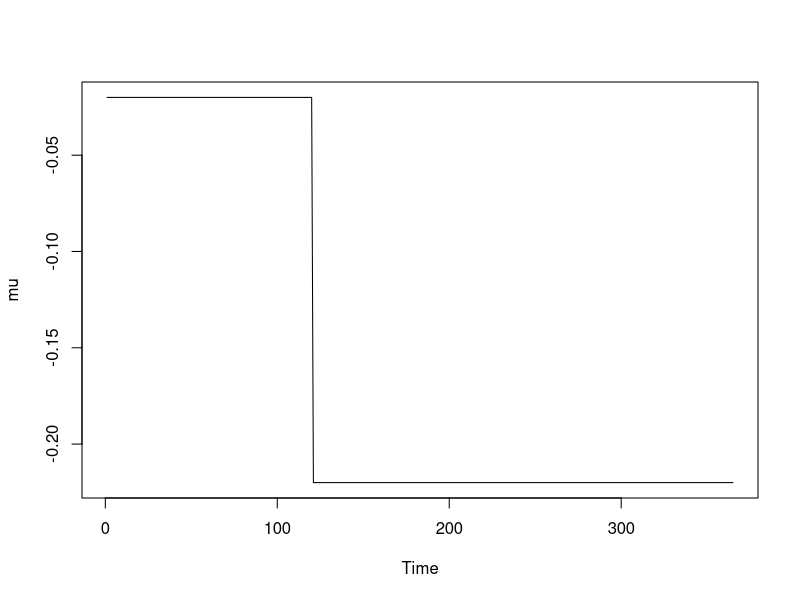
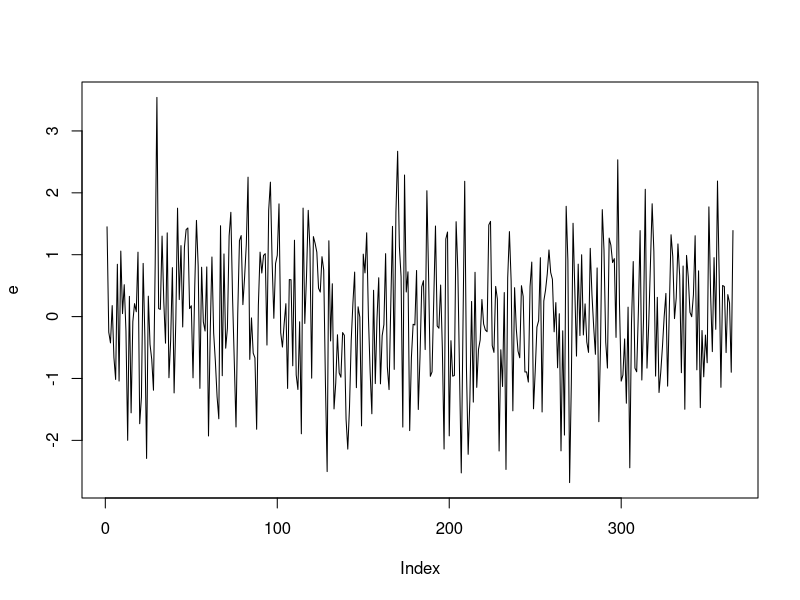

Generate these figures, in order, with R: (Note: this script raises an error after producing the figures.)
## ---- chunk 1
#Generating OU process-method 1
rm(list=ls())
require(deSolve)
set.seed(533)


#Simulate an O-U Process
ornstein_uhlenbeck <- function(n,theta,sigma,x0,lens,mu,e){
  dt <- 1
  x<-vector(length=lens)
  for (i in 1:n) {
    if (i==1){x[i]=x0}
    else{
      x[i]  <-  x[i-1] + theta*(mu[i-1]-x[i-1])*dt + sigma*e[i-1]}
  }
  
  return(x)
}
tims=365
times = 1:tims
  
  mu = vector(length=tims) 
  for (t in 1:tims) {
    if (t <= 120){
      mu[t]=-0.02      }                    #No lock-down policy
    else {mu[t]=-0.2-0.02 }                 #Lock-down policy
  }
  mu = ts(mu)
  plot(mu,type='l')
  e = rnorm(n = length(times) , sd = 1)
  plot(e,type='l')
  x = ornstein_uhlenbeck(tims, theta=0.05, sigma=sqrt(0.004), x0=0, tims,mu,e)
  plot(x,type='p',ylab=TeX(r"(OU process $X_{t}$)"),xlab="Time",col="darkred",main=TeX(r"(Generated OU process: $\theta=0.05$, $sigma=sqrt(0.004)$, $x_{0}=0$)"))
  lines(x,col="darkblue")
beta<- exp(x)
plot(beta,type='p',ylab=TeX(r"(Transmission rate $\beta$)"),xlab="time",col="darkred",main="COVIDOU model generated transmission rate")
lines(beta,col="darkblue")
  
## ---- chunk 2
#OU generation method 1-web check 1
#simulate 10 paths on interval [0,1] with 100 ts points
rm(list=ls())
require(deSolve)
# set.seed(541)
tims=1
times<-seq(0.01,1,1/100) 

e <- rnorm(n = 100 ,mean=0, sd = sqrt(1/100))
plot(e,type='l')

ornstein_uhlenbeck <- function(T,n,theta,sigma,x0,lens,mu,e){
  dt <- T/n
  x<-vector(length=lens)
  for (i in 1:n) {
    if (i==1){x[i]=x0}
    else{
      x[i]  <-  x[i-1] + theta*(mu-x[i-1])*dt + sigma*e[i-1]}
  }
  
  return(x)
}

ou<-replicate(n=10, ornstein_uhlenbeck(T=1,n=100,theta=1,sigma=0.5, x0=2, lens=100,mu=10,rnorm(n = 100 , sd = sqrt(1/100))))
tim<-replicate(n=10,times)
ous = ncol(ou)

for (i in 1:ous) {
  if (i == 1){
    plot(ou[,1], col=rainbow(1)[1], type = "l",
         ylim = c(min(ou), max(ou)),
         xlab = 'Time points', ylab = expression(X(t)),main="Ornstein Uhlenbeck process Monte Carlo tirals")
  }
  else{
    lines(ou[,i], col=rainbow(9)[i-1])
  }
}

## ---- chunk 3
#OU generation method 1-web check 2
#simulate 50 paths on interval [0,5] with 100 ts points
rm(list=ls())
require(deSolve)
# set.seed(541)
tims=5
times<-seq(0.05,5,5/100) 

e <- rnorm(n = 100 ,mean=0, sd = sqrt(5/100))
plot(e,type='l')

ornstein_uhlenbeck <- function(T,n,theta,sigma,x0,lens,mu,e){
  dt <- T/n
  x<-vector(length=lens)
  for (i in 1:n) {
    if (i==1){x[i]=x0}
    else{
      x[i]  <-  x[i-1] + theta*(mu-x[i-1])*dt + sigma*e[i-1]}
  }
  
  return(x)
}

ou<-replicate(n=50, ornstein_uhlenbeck(T=5,n=100,theta=1,sigma=0.5, x0=2, lens=100,mu=10,rnorm(n = 100 , sd = sqrt(5/100))))
tim<-replicate(n=50,times)
ous = ncol(ou)

for (i in 1:ous) {
  if (i == 1){
    plot(ou[,1], col=rainbow(1)[1], type = "l",
         ylim = c(min(ou), max(ou)),
         xlab = 'Time points', ylab = expression(X(t)),main="Ornstein Uhlenbeck process Monte Carlo tirals")
  }
  else{
    lines(ou[,i], col = rainbow(49)[i-1])
  }
}
# for (i in 1:ous) {
#   if (i == 1){
#     plot(ou[,1], col="darkseagreen", type = "l",
#          ylim = c(min(ou), max(ou)),
#          xlab = 'Time points', ylab = expression(X(t)),main="Ornstein Uhlenbeck process Monte Carlo tirals")
#   }
#   else{
#     lines(ou[,i], col="darkseagreen")
#   }
# }
## ---- chunk 4
#OU generation method 1-web check 3-long term behaviour
#simulate 100 paths on interval [0,1] with 100 ts points
rm(list=ls())
require(deSolve)
# set.seed(541)
tims=1
times<-seq(0.01,1,1/100) 

e <- rnorm(n = 100 ,mean=0, sd = sqrt(1/100))
plot(e,type='l')

ornstein_uhlenbeck <- function(T,n,theta,sigma,x0,lens,mu,e){
  dt <- T/n
  x<-vector(length=lens)
  for (i in 1:n) {
    if (i==1){x[i]=x0}
    else{
      x[i]  <-  x[i-1] + theta*(mu-x[i-1])*dt + sigma*e[i-1]}
  }
  
  return(x)
}

ou<-replicate(n=100, ornstein_uhlenbeck(T=1,n=100,theta=1,sigma=2, x0=1, lens=100,mu=10,rnorm(n = 100 , sd = sqrt(1/100))))
tim<-replicate(n=10,times)
ous = ncol(ou)
ou_mean=apply(ou,1,mean)
for (i in 1:ous) {
  if (i == 1){
    plot(ou[,1], col=rainbow(1)[1], type = "l",
         ylim = c(min(ou), max(ou)),
         xlab = 'Time points', ylab = expression(X(t)),main="Ornstein Uhlenbeck process Monte Carlo tirals")
  }
  else{
    lines(ou[,i], col=rainbow(99)[i-1])
  }
  lines(ou_mean,col="black",type="l")
  # lines(ou_mean,col="black",lty="dotdash")
}

#OU generation method 1-web check 3.continue-long term behaviour
#simulate 100 paths on interval [0,15] with 100 ts points
tims=15
times<-seq(0.15,15,15/100) 

e <- rnorm(n = 100 ,mean=0, sd = sqrt(15/100))
plot(e,type='l')

ornstein_uhlenbeck <- function(T,n,theta,sigma,x0,lens,mu,e){
  dt <- T/n
  x<-vector(length=lens)
  for (i in 1:n) {
    if (i==1){x[i]=x0}
    else{
      x[i]  <-  x[i-1] + theta*(mu-x[i-1])*dt + sigma*e[i-1]}
  }
  
  return(x)
}

ou<-replicate(n=100, ornstein_uhlenbeck(T=15,n=100,theta=1,sigma=2, x0=1, lens=100,mu=10,rnorm(n = 100 , sd = sqrt(15/100))))
ous = ncol(ou)
ou_mean=apply(ou,1,mean)
for (i in 1:ous) {
  if (i == 1){
    plot(ou[,1], col=rainbow(1)[1], type = "l",
         ylim = c(min(ou), max(ou)),
         xlab = 'Time points', ylab = expression(X(t)),main="Ornstein Uhlenbeck process Monte Carlo tirals")
  }
  else{
    lines(ou[,i], col=rainbow(99)[i-1])
  }
  lines(ou_mean,col="black",type="l")
  # lines(ou_mean,col="black",lty="dotdash")
}
## ---- chunk 5
#OU generation method 1-web check 4-Parameter theta impact on the speed of convergence
#exp1: fast converging 
#simulate 100 paths on interval [0,1] with 100 ts points: theta=5
rm(list=ls())
require(deSolve)
# set.seed(541)
tims=1
times<-seq(0.01,1,1/100) 

e <- rnorm(n = 100 ,mean=0, sd = sqrt(1/100))
plot(e,type='l')

ornstein_uhlenbeck <- function(T,n,theta,sigma,x0,lens,mu,e){
  dt <- T/n
  x<-vector(length=lens)
  for (i in 1:n) {
    if (i==1){x[i]=x0}
    else{
      x[i]  <-  x[i-1] + theta*(mu-x[i-1])*dt + sigma*e[i-1]}
  }
  
  return(x)
}

ou<-replicate(n=100, ornstein_uhlenbeck(T=1,n=100,theta=5,sigma=2, x0=1, lens=100,mu=10,rnorm(n = 100 , sd = sqrt(1/100))))
ous = ncol(ou)
ou_mean=apply(ou,1,mean)
for (i in 1:ous) {
  if (i == 1){
    plot(ou[,1], col=rainbow(1)[1], type = "l",
         ylim = c(min(ou), max(ou)),
         xlab = 'Time points', ylab = expression(X(t)),main=TeX(r"(Fast converging OU process with $\theta=5, T=1)"))
  }
  else{
    lines(ou[,i], col=rainbow(99)[i-1])
  }
  lines(ou_mean,col="black",type="l")
  # lines(ou_mean,col="black",lty="dotdash")
}

#exp2: slow converging 
#simulate 100 paths on interval [0,1] with 100 ts points: theta=0.1

tims=50
times<-seq(0.5,50,50/100) 

ornstein_uhlenbeck <- function(T,n,theta,sigma,x0,lens,mu,e){
  dt <- T/n
  x<-vector(length=lens)
  for (i in 1:n) {
    if (i==1){x[i]=x0}
    else{
      x[i]  <-  x[i-1] + theta*(mu-x[i-1])*dt + sigma*e[i-1]}
  }
  
  return(x)
}

ou<-replicate(n=100, ornstein_uhlenbeck(T=50,n=100,theta=0.1,sigma=2, x0=1, lens=100,mu=10,rnorm(n = 100 , sd = sqrt(50/100))))
ous = ncol(ou)
ou_mean=apply(ou,1,mean)
for (i in 1:ous) {
  if (i == 1){
    plot(ou[,1], col=rainbow(1)[1], type = "l",
         ylim = c(min(ou), max(ou)),
         xlab = 'Time points', ylab = expression(X(t)),main=TeX(r"(Slow converging OU process with $\theta=0.1, T=50)"))
  }
  else{
    lines(ou[,i], col=rainbow(99)[i-1])
  }
  lines(ou_mean,col="black",type="l")
  # lines(ou_mean,col="black",lty="dotdash")
}

## ---- chunk 6
#OU generation method 1-web check 5-Parameter sigma impact on the simulation volatility
#exp1: smaller variability
#simulate 100 paths on interval [0,1] with 100 ts points: sigma=0.5
rm(list=ls())
require(deSolve)
# set.seed(541)
tims=1
times<-seq(0.01,1,1/100) 

e <- rnorm(n = 100 ,mean=0, sd = sqrt(1/100))
plot(e,type='l')

ornstein_uhlenbeck <- function(T,n,theta,sigma,x0,lens,mu,e){
  dt <- T/n
  x<-vector(length=lens)
  for (i in 1:n) {
    if (i==1){x[i]=x0}
    else{
      x[i]  <-  x[i-1] + theta*(mu-x[i-1])*dt + sigma*e[i-1]}
  }
  
  return(x)
}

ou<-replicate(n=100, ornstein_uhlenbeck(T=1,n=100,theta=1,sigma=0.5, x0=1, lens=100,mu=10,rnorm(n = 100 , sd = sqrt(1/100))))
ous = ncol(ou)
ou_mean=apply(ou,1,mean)
for (i in 1:ous) {
  if (i == 1){
    plot(ou[,1], col=rainbow(1)[1], type = "l",
         ylim = c(min(ou), max(ou)),
         xlab = 'Time points', ylab = expression(X(t)),main=TeX(r"(Smaller volatility OU process with $\sigma=0.5)"))
  }
  else{
    lines(ou[,i], col=rainbow(99)[i-1])
  }
  lines(ou_mean,col="black",type="l")
  # lines(ou_mean,col="black",lty="dotdash")
}

#exp2: larger variability
#simulate 100 paths on interval [0,1] with 100 ts points: sigma=5
# set.seed(541)
tims=1

ornstein_uhlenbeck <- function(T,n,theta,sigma,x0,lens,mu,e){
  dt <- T/n
  x<-vector(length=lens)
  for (i in 1:n) {
    if (i==1){x[i]=x0}
    else{
      x[i]  <-  x[i-1] + theta*(mu-x[i-1])*dt + sigma*e[i-1]}
  }
  
  return(x)
}

ou<-replicate(n=100, ornstein_uhlenbeck(T=1,n=100,theta=1,sigma=5, x0=1, lens=100,mu=10,rnorm(n = 100 , sd = sqrt(1/100))))
ous = ncol(ou)
ou_mean=apply(ou,1,mean)
for (i in 1:ous) {
  if (i == 1){
    plot(ou[,1], col=rainbow(1)[1], type = "l",
         ylim = c(min(ou), max(ou)),
         xlab = 'Time points', ylab = expression(X(t)),main=TeX(r"(Larger volatility OU process with $\sigma=5)"))
  }
  else{
    lines(ou[,i], col=rainbow(99)[i-1])
  }
  lines(ou_mean,col="black",type="l")
  # lines(ou_mean,col="black",lty="dotdash")
}

## ---- chunk 7
#OU generation method 1-web further visualisation 
rm(list=ls())
require(deSolve)
# set.seed(541)
tims=20
times<-seq(0.1,20,20/200) 

e <- rnorm(n = 200 ,mean=0, sd = sqrt(20/200))
plot(e,type='l')

ornstein_uhlenbeck <- function(T,n,theta,sigma,x0,lens,mu,e){
  dt <- T/n
  x<-vector(length=lens)
  for (i in 1:n) {
    if (i==1){x[i]=x0}
    else{
      x[i]  <-  x[i-1] + theta*(mu-x[i-1])*dt + sigma*e[i-1]}
  }
  
  return(x)
}

ou<-replicate(n=200, ornstein_uhlenbeck(T=20,n=200,theta=0.5,sigma=2, x0=1, lens=200,mu=-10,rnorm(n = 200 , sd = sqrt(20/200))))
ous = ncol(ou)
ou_mean=apply(ou,1,mean)
for (i in 1:ous) {
  if (i == 1){
    plot(ou[,1], col=rainbow(1)[1], type = "l",
         ylim = c(min(ou), max(ou)),
         xlab = 'Time points', ylab = expression(X(t)),main=TeX(r"(Negative mean reversion OU process with $\mu=-10)"))
  }
  else{
    lines(ou[,i], col=rainbow(199)[i-1])
  }
  lines(ou_mean,col="black",type="l")
  # lines(ou_mean,col="black",lty="dotdash")
}
## ---- chunk 8
#Generating OU process-method 2: use sde solution to construct OU process

rm(list=ls())
set.seed(533)
ornstein_uhlenbeck2<- function(T,x0,theta,mu,sigma,dt){
  
  x<-vector(length=T)
  for (i in 1:T){
    if (i==1){x[i]=x0*exp(-theta*dt*i)+mu[dt*i]*(1-exp(-theta*dt*i))+
    sigma*sqrt((1-exp(-2*theta*dt*i))/(2*theta))*rnorm(1,0,1)}
    else{
  x[i] = x[i-1]*exp(-theta*dt)+mu[dt*i]*(1-exp(-theta*dt))+
    sigma*sqrt((1-exp(-2*theta*dt))/(2*theta))*rnorm(1,0,1)
    }
  }
  return(x)
}

tims=365
times = 1:tims
  
  mu = vector(length=tims) 
  for (t in 1:tims) {
    if (t <= 120){
      mu[t]=-0.02      }                    #No lock-down policy
    else {mu[t]=-0.2-0.02 }                 #Lock-down policy
  }
mu = ts(mu)
plot(mu,type='l')
# ornstein_uhlenbeck2(x0=0,theta=0.05,mu,sigma=sqrt(0.004),dt=1)

x = ornstein_uhlenbeck2(T=tims,x0=0,theta=0.05,mu,sigma=sqrt(0.004),dt=1)

plot(x,type='p',ylab=TeX(r"(OU process $X_{t}$)"),xlab="Time",col="darkred",main=TeX(r"(Generated OU process: $\theta=0.05$, $sigma=sqrt(0.004)$, $x_{0}=0$)"))
  lines(x,col="darkblue")
beta<- exp(x)
plot(beta,type='p',ylab=TeX(r"(Transmission rate $\beta$)"),xlab="time",col="darkred",main="COVIDOU model generated transmission rate")
lines(beta,col="darkblue")

## ---- chunk 9
#OU generation method 2-general case web check 1
#simulate 10 paths on interval [0,1] with 100 ts points
rm(list=ls())
require(deSolve)
# set.seed(541)
tims=1
times<-seq(0.01,1,1/100) 

#Now mu is fixed and T represents the time series points number n, in this case n=100
ornstein_uhlenbeck2<- function(T,x0,theta,mu,sigma,dt){
  
  x<-vector(length=T)
  for (i in 1:T){
    if (i==1){x[i]=x0*exp(-theta*dt*i)+mu*(1-exp(-theta*dt*i))+
    sigma*sqrt((1-exp(-2*theta*dt*i))/(2*theta))*rnorm(1,0,1)}
    else{
  x[i] = x[i-1]*exp(-theta*dt)+mu*(1-exp(-theta*dt))+
    sigma*sqrt((1-exp(-2*theta*dt))/(2*theta))*rnorm(1,0,1)
    }
  }
  return(x)
}


ou<-replicate(n=10, ornstein_uhlenbeck2(T=100,x0=2,theta=1,mu=10,sigma=0.5,dt=0.01))
ous = ncol(ou)

for (i in 1:ous) {
  if (i == 1){
    plot(ou[,1], col=rainbow(1)[1], type = "l",
         ylim = c(min(ou), max(ou)),
         xlab = 'Time points', ylab = expression(X(t)),main="Ornstein Uhlenbeck process Monte Carlo tirals")
  }
  else{
    lines(ou[,i], col=rainbow(9)[i-1])
  }
}
## ---- chunk 10
#OU generation method 2-general case web check 2
#simulate 50 paths on interval [0,5] with 100 ts points
rm(list=ls())
require(deSolve)
# set.seed(541)
tims=5
times<-seq(0.05,5,5/100) 

#Now mu is fixed and T represents the time series points number n, in this case n=100
ornstein_uhlenbeck2<- function(T,x0,theta,mu,sigma,dt){
  
  x<-vector(length=T)
  for (i in 1:T){
    if (i==1){x[i]=x0*exp(-theta*dt*i)+mu*(1-exp(-theta*dt*i))+
    sigma*sqrt((1-exp(-2*theta*dt*i))/(2*theta))*rnorm(1,0,1)}
    else{
  x[i] = x[i-1]*exp(-theta*dt)+mu*(1-exp(-theta*dt))+
    sigma*sqrt((1-exp(-2*theta*dt))/(2*theta))*rnorm(1,0,1)
    }
  }
  return(x)
}


ou<-replicate(n=50, ornstein_uhlenbeck2(T=100,x0=2,theta=1,mu=10,sigma=0.5,dt=0.05))
ous = ncol(ou)

for (i in 1:ous) {
  if (i == 1){
    plot(ou[,1], col=rainbow(1)[1], type = "l",
         ylim = c(min(ou), max(ou)),
         xlab = 'Time points', ylab = expression(X(t)),main="Ornstein Uhlenbeck process Monte Carlo tirals")
  }
  else{
    lines(ou[,i], col=rainbow(49)[i-1])
  }
}
## ---- chunk 11
#OU generation method 2-web check 3: long term behaviour
#simulate 100 paths on interval [0,1] with 100 ts points
rm(list=ls())
require(deSolve)
# set.seed(541)
tims=1
times<-seq(0.01,1,1/100) 
#Now mu is fixed and T represents the time series points number n, in this case n=100
ornstein_uhlenbeck2<- function(T,x0,theta,mu,sigma,dt){
  
  x<-vector(length=T)
  for (i in 1:T){
    if (i==1){x[i]=x0*exp(-theta*dt*i)+mu*(1-exp(-theta*dt*i))+
    sigma*sqrt((1-exp(-2*theta*dt*i))/(2*theta))*rnorm(1,0,1)}
    else{
  x[i] = x[i-1]*exp(-theta*dt)+mu*(1-exp(-theta*dt))+
    sigma*sqrt((1-exp(-2*theta*dt))/(2*theta))*rnorm(1,0,1)
    }
  }
  return(x)
}


ou<-replicate(n=100, ornstein_uhlenbeck2(T=100,x0=2,theta=1,mu=10,sigma=2,dt=0.01))
ous = ncol(ou)
ou_mean=apply(ou,1,mean)
for (i in 1:ous) {
  if (i == 1){
    plot(ou[,1], col=rainbow(1)[1], type = "l",
         ylim = c(min(ou), max(ou)),
         xlab = 'Time points', ylab = expression(X(t)),main="Ornstein Uhlenbeck process Monte Carlo tirals")
  }
  else{
    lines(ou[,i], col=rainbow(99)[i-1])
  }
  lines(ou_mean,col="black",type="l")
  # lines(ou_mean,col="black",lty="dotdash")
}
#OU generation method 1-web check 3.continue-long term behaviour
#simulate 100 paths on interval [0,15] with 100 ts points
tims=15
times<-seq(0.15,15,15/100) 
ornstein_uhlenbeck2<- function(T,x0,theta,mu,sigma,dt){
  
  x<-vector(length=T)
  for (i in 1:T){
    if (i==1){x[i]=x0*exp(-theta*dt*i)+mu*(1-exp(-theta*dt*i))+
    sigma*sqrt((1-exp(-2*theta*dt*i))/(2*theta))*rnorm(1,0,1)}
    else{
  x[i] = x[i-1]*exp(-theta*dt)+mu*(1-exp(-theta*dt))+
    sigma*sqrt((1-exp(-2*theta*dt))/(2*theta))*rnorm(1,0,1)
    }
  }
  return(x)
}


ou<-replicate(n=100, ornstein_uhlenbeck2(T=100,x0=2,theta=1,mu=10,sigma=2,dt=0.15))
ous = ncol(ou)
ou_mean=apply(ou,1,mean)
for (i in 1:ous) {
  if (i == 1){
    plot(ou[,1], col=rainbow(1)[1], type = "l",
         ylim = c(min(ou), max(ou)),
         xlab = 'Time points', ylab = expression(X(t)),main="Ornstein Uhlenbeck process Monte Carlo tirals")
  }
  else{
    lines(ou[,i], col=rainbow(99)[i-1])
  }
  lines(ou_mean,col="black",type="l")
  # lines(ou_mean,col="black",lty="dotdash")
}

## ---- chunk 12
#OU generation method 1-web further visualisation 
rm(list=ls())
require(deSolve)
# set.seed(541)
tims=20
times<-seq(0.1,20,20/200) 
#Now mu is fixed and T represents the time series points number n, in this case n=100
ornstein_uhlenbeck2<- function(T,x0,theta,mu,sigma,dt){
  
  x<-vector(length=T)
  for (i in 1:T){
    if (i==1){x[i]=x0*exp(-theta*dt*i)+mu*(1-exp(-theta*dt*i))+
    sigma*sqrt((1-exp(-2*theta*dt*i))/(2*theta))*rnorm(1,0,1)}
    else{
  x[i] = x[i-1]*exp(-theta*dt)+mu*(1-exp(-theta*dt))+
    sigma*sqrt((1-exp(-2*theta*dt))/(2*theta))*rnorm(1,0,1)
    }
  }
  return(x)
}


ou<-replicate(n=200, ornstein_uhlenbeck2(T=200,x0=1,theta=0.5,mu=-10,sigma=2,dt=0.1))
ous = ncol(ou)
ou_mean=apply(ou,1,mean)
for (i in 1:ous) {
  if (i == 1){
    plot(ou[,1], col=rainbow(1)[1], type = "l",
         ylim = c(min(ou), max(ou)),
         xlab = 'Time points', ylab = expression(X(t)),main=TeX(r"(Negative mean reversion OU process with $\mu=-10)"))
  }
  else{
    lines(ou[,i], col=rainbow(199)[i-1])
  }
  lines(ou_mean,col="black",type="l")
  # lines(ou_mean,col="black",lty="dotdash")
}
## ---- chunk 13
#Covid OU full model data generation-method 1-lognormal distribution
rm(list=ls())
require(deSolve)
set.seed(533) #533 536

N=52196381

#Simulate an O-U Process
ornstein_uhlenbeck <- function(n,theta,sigma,x0,lens,mu,e){
  dt <- 1
  x<-vector(length=lens)
  for (i in 1:n) {
    if (i==1){x[i]=x0}
    else{
      x[i]  <-  x[i-1] + theta*(mu[i-1]-x[i-1])*dt + sigma*e[i-1]}
  }
  
  return(x)
}
tims=365
times = 1:tims
  
  mu = vector(length=tims) 
  for (t in 1:tims) {
    if (t <= 120){
      mu[t]=-0.02      }                    #No lock-down policy
    else {mu[t]=-0.2-0.02 }                 #Lock-down policy
  }
  mu = ts(mu)
  plot(mu,type='l')
  e = rnorm(n = length(times) , sd = 1)
  plot(e,type='l')
  # write.csv(e,"covidoudg_e1.csv")
  x = ornstein_uhlenbeck(tims, theta=0.05, sigma=sqrt(0.004), x0=0, tims,mu,e)
  plot(x,type='p',ylab=TeX(r"(OU process $X_{t}$)"),xlab="Time",col="darkred",main=TeX(r"(Generated OU process: $\theta=0.05$, $sigma=sqrt(0.004)$, $x_{0}=0$)"))
  lines(x,col="darkblue")
  abline(v=121, col="red")
axis(1, at=121,labels=121, col.axis="red", las=2)
# write.csv(x,"covidoudg_x1.csv")
beta<- exp(x)
plot(beta,type='p',ylab=TeX(r"(Transmission rate $\beta$)"),xlab="time",col="darkred",main="COVIDOU model generated transmission rate")
lines(beta,col="darkblue")
abline(v=121, col="red")
axis(1, at=121,labels=121, col.axis="red", las=2)
tt1 <-expression('lockdown policy start')
text(80,0.6,tt1,col="red")
# write.csv(beta,"covidoudg_beta1.csv")
#Main ODE Model
  Covid_OU <- function(time, current_state, params){
    
    with(as.list(c(current_state, params)),{
      
      N <- S+E+I+R
      dt <- 1
      dS <- -exp(x[t])*S*(E+0.1*I)/N
      dE <- exp(x[t])*S*(E+0.1*I)/N - E*(1/k+1/gamma)
      dI <- E/k-I*(1/gamma+0.0087)
      dR <- (I+E)/gamma+0.0087*I
      
      return(list(c( dt, dS, dE, dI, dR)))
    })
  }
params <- c(k=5, gamma=9,x=x)   #Trial: k=5 & gamma=5; k=7 & gamma=5

# initial_state<- c(t=1, S=S, E=E, I=I, R=R)
initial_state <- c(t=1,S=N-1, E=1, I=0, R=0)
model4 <- ode(initial_state, times, Covid_OU, params,method = "rk4")

summary(model4)


matplot(model4, type="l", lty=1, main="Generated COVID_OU Model Trajectories",ylab="Counts", xlab="Time")
legend <- colnames(model4)[3:6]
legend("right", legend=legend, col=3:6, lty = 1)
Z1 <-model4[,4]/5

tau1 <- 0.1
Y1 <-vector(length = 365)
for (i in 1:365){
  #Y1[i]<- rlnorm(1,log(Z1[i,]/5),tau1)
  Y1[i]<- rlnorm(1,log(Z1[i]/5),tau1)
}

plot(Y1,type='p',ylab="Daily incidence Y",xlab="time",col="darkred",main="Covid_OU model generated observation with Lognormal distribution")
lines(Y1,col="darkblue")  
# write.csv(Y1,"covidoudg_y1.csv")
# write.csv(model4,"covidoudg_model1.csv")
## ---- chunk 14
#Covid OU full model data generation-method 1-Poisson distribution
rm(list=ls())
require(deSolve)
set.seed(533) #533 536

N=52196381

#Simulate an O-U Process
ornstein_uhlenbeck <- function(n,theta,sigma,x0,lens,mu,e){
  dt <- 1
  x<-vector(length=lens)
  for (i in 1:n) {
    if (i==1){x[i]=x0}
    else{
      x[i]  <-  x[i-1] + theta*(mu[i-1]-x[i-1])*dt + sigma*e[i-1]}
  }
  
  return(x)
}
tims=365
times = 1:tims
  
  mu = vector(length=tims) 
  for (t in 1:tims) {
    if (t <= 120){
      mu[t]=-0.02      }                    #No lock-down policy
    else {mu[t]=-0.2-0.02 }                 #Lock-down policy
  }
  mu = ts(mu)
  plot(mu,type='l')
  e = rnorm(n = length(times) , sd = 1)
  plot(e,type='l')
  x = ornstein_uhlenbeck(tims, theta=0.05, sigma=sqrt(0.004), x0=0, tims,mu,e)
  plot(x,type='p',ylab=TeX(r"(OU process $X_{t}$)"),xlab="Time",col="darkred",main=TeX(r"(Generated OU process: $\theta=0.05$, $sigma=sqrt(0.004)$, $x_{0}=0$)"))
  lines(x,col="darkblue")
  abline(v=121, col="red")
axis(1, at=121,labels=121, col.axis="red", las=2)
# write.csv(x,"covidoudg_x3.csv")
beta<- exp(x)
plot(beta,type='p',ylab=TeX(r"(Transmission rate $\beta$)"),xlab="time",col="darkred",main="COVIDOU model generated transmission rate")
lines(beta,col="darkblue")
abline(v=121, col="red")
axis(1, at=121,labels=121, col.axis="red", las=2)
tt1 <-expression('lockdown policy start')
text(80,0.6,tt1,col="red")
# write.csv(beta,"covidoudg_beta3.csv")
#Main ODE Model
  Covid_OU <- function(time, current_state, params){
    
    with(as.list(c(current_state, params)),{
      
      N <- S+E+I+R
      dt <- 1
      dS <- -exp(x[t])*S*(E+0.1*I)/N
      dE <- exp(x[t])*S*(E+0.1*I)/N - E*(1/k+1/gamma)
      dI <- E/k-I*(1/gamma+0.0087)
      dR <- (I+E)/gamma+0.0087*I
      
      return(list(c( dt, dS, dE, dI, dR)))
    })
  }
params <- c(k=5, gamma=9,x=x)   #Trial: k=5 & gamma=5; k=7 & gamma=5

# initial_state<- c(t=1, S=S, E=E, I=I, R=R)
initial_state <- c(t=1,S=N-1, E=1, I=0, R=0)
model4 <- ode(initial_state, times, Covid_OU, params)

summary(model4)


matplot(model4, type="l", lty=1, main="Generated COVID_OU Model Trajectories",ylab="Counts", xlab="Time")
legend <- colnames(model4)[3:6]
legend("right", legend=legend, col=3:6, lty = 1)
Z1 <-model4[,4]/5


Y1 <-vector(length = 365)
for (i in 1:365){
 Y1[i]<- rpois(1,Z1[i]/5)
}

plot(Y1,type='p',ylab="Daily incidence Y",xlab="time",col="darkred",main="Covid_OU model generated observation with Poisson distribution")
lines(Y1,col="darkblue")  
# write.csv(Y1,"covidoudg_y3.csv")
# write.csv(model4,"covidoudg_model3.csv")
## ---- chunk 15
#Covid OU full model data generation-method 2-lognormal distribution
rm(list=ls())
require(deSolve)
set.seed(533) #533 536

N=52196381

#Simulate an O-U Process
ornstein_uhlenbeck2<- function(T,x0,theta,mu,sigma,dt){
  
  x<-vector(length=T)
  for (i in 1:T){
    if (i==1){x[i]=x0*exp(-theta*dt*i)+mu[dt*i]*(1-exp(-theta*dt*i))+
    sigma*sqrt((1-exp(-2*theta*dt*i))/(2*theta))*rnorm(1,0,1)}
    else{
  x[i] = x[i-1]*exp(-theta*dt)+mu[dt*i]*(1-exp(-theta*dt))+
    sigma*sqrt((1-exp(-2*theta*dt))/(2*theta))*rnorm(1,0,1)
    }
  }
  return(x)
}
tims=365
times = 1:tims
  
  mu = vector(length=tims) 
  for (t in 1:tims) {
    if (t <= 120){
      mu[t]=-0.02      }                    #No lock-down policy
    else {mu[t]=-0.2-0.02 }                 #Lock-down policy
  }
  mu = ts(mu)
  plot(mu,type='l')

  x = ornstein_uhlenbeck2(T=tims,x0=0,theta=0.05,mu,sigma=sqrt(0.004),dt=1)
  # plot(x,type='p',ylab=TeX(r"(OU process $X_{t}$)"),xlab="Time",col="darkred",main=TeX(r"(Generated OU process: $\theta=0.05$, $sigma=sqrt(0.004)$, $x_{0}=0$)"))
    plot(x,type='p',ylab="OU process x_t",xlab="Time",col="darkred",main="Generated OU process")
  lines(x,col="darkblue")
write.csv(x,"covidoudg_x2.csv")
beta<- exp(x)
plot(beta,type='p',ylab="Transmission rate beta",xlab="time",col="darkred",main="COVIDOU model generated transmission rate")
lines(beta,col="darkblue")
abline(v=121, col="red")
axis(1, at=121,labels=121, col.axis="red", las=2)
tt1 <-expression('lockdown policy start')
text(80,0.6,tt1,col="red")
write.csv(beta,"covidoudg_beta2.csv")
#Main ODE Model
  Covid_OU <- function(time, current_state, params){
    
    with(as.list(c(current_state, params)),{
      
      N <- S+E+I+R
      dt <- 1
      dS <- -exp(x[t])*S*(E+0.1*I)/N
      dE <- exp(x[t])*S*(E+0.1*I)/N - E*(1/k+1/gamma)
      dI <- E/k-I*(1/gamma+0.0087)
      dR <- (I+E)/gamma+0.0087*I
      
      return(list(c( dt, dS, dE, dI, dR)))
    })
  }
params <- c(k=5, gamma=9,x=x)   #Trial: k=5 & gamma=5; k=7 & gamma=5

# initial_state<- c(t=1, S=S, E=E, I=I, R=R)
initial_state <- c(t=1,S=N-1, E=1, I=0, R=0)
model4 <- ode(initial_state, times, Covid_OU, params)

summary(model4)


matplot(model4, type="l", lty=1, main="Generated COVID_OU Model Trajectories",ylab="Counts", xlab="Time")
legend <- colnames(model4)[3:6]
legend("right", legend=legend, col=3:6, lty = 1)
Z1 <-model4[,4]/5

tau1 <- 0.1
Y1 <-vector(length = 365)
for (i in 1:365){
  #Y1[i]<- rlnorm(1,log(Z1[i,]/5),tau1)
  Y1[i]<- rlnorm(1,log(Z1[i]/5),tau1)
}

plot(Y1,type='p',ylab="Daily incidence Y",xlab="time",col="darkred",main="Covid_OU model generated observation with Lognormal distribution")
lines(Y1,col="darkblue")  
write.csv(Y1,"covidoudg_y2.csv")
write.csv(model4,"covidoudg_model2.csv")
## ---- chunk 16
#Covid OU full model data generation-method 2-Poisson distribution
rm(list=ls())
require(deSolve)
set.seed(533) #533 536

N=52196381

#Simulate an O-U Process
ornstein_uhlenbeck2<- function(T,x0,theta,mu,sigma,dt){
  
  x<-vector(length=T)
  for (i in 1:T){
    if (i==1){x[i]=x0*exp(-theta*dt*i)+mu[dt*i]*(1-exp(-theta*dt*i))+
    sigma*sqrt((1-exp(-2*theta*dt*i))/(2*theta))*rnorm(1,0,1)}
    else{
  x[i] = x[i-1]*exp(-theta*dt)+mu[dt*i]*(1-exp(-theta*dt))+
    sigma*sqrt((1-exp(-2*theta*dt))/(2*theta))*rnorm(1,0,1)
    }
  }
  return(x)
}
tims=365
times = 1:tims
  
  mu = vector(length=tims) 
  for (t in 1:tims) {
    if (t <= 120){
      mu[t]=-0.02      }                    #No lock-down policy
    else {mu[t]=-0.2-0.02 }                 #Lock-down policy
  }
  mu = ts(mu)
  plot(mu,type='l')
  e = rnorm(n = length(times) , sd = 1)
  plot(e,type='l')
  x = ornstein_uhlenbeck2(T=tims,x0=0,theta=0.05,mu,sigma=sqrt(0.004),dt=1)
  plot(x,type='p',ylab=TeX(r"(OU process $X_{t}$)"),xlab="Time",col="darkred",main=TeX(r"(Generated OU process: $\theta=0.05$, $sigma=sqrt(0.004)$, $x_{0}=0$)"))
  lines(x,col="darkblue")
write.csv(x,"covidoudg_x4.csv")
beta<- exp(x)
plot(beta,type='p',ylab=TeX(r"(Transmission rate $\beta$)"),xlab="time",col="darkred",main="COVIDOU model generated transmission rate")
lines(beta,col="darkblue")
abline(v=121, col="red")
axis(1, at=121,labels=121, col.axis="red", las=2)
tt1 <-expression('lockdown policy start')
text(80,0.6,tt1,col="red")
write.csv(beta,"covidoudg_beta4.csv")
#Main ODE Model
  Covid_OU <- function(time, current_state, params){
    
    with(as.list(c(current_state, params)),{
      
      N <- S+E+I+R
      dt <- 1
      dS <- -exp(x[t])*S*(E+0.1*I)/N
      dE <- exp(x[t])*S*(E+0.1*I)/N - E*(1/k+1/gamma)
      dI <- E/k-I*(1/gamma+0.0087)
      dR <- (I+E)/gamma+0.0087*I
      
      return(list(c( dt, dS, dE, dI, dR)))
    })
  }
params <- c(k=5, gamma=9,x=x)   #Trial: k=5 & gamma=5; k=7 & gamma=5

# initial_state<- c(t=1, S=S, E=E, I=I, R=R)
initial_state <- c(t=1,S=N-1, E=1, I=0, R=0)
model4 <- ode(initial_state, times, Covid_OU, params)

summary(model4)


matplot(model4, type="l", lty=1, main="Generated COVID_OU Model Trajectories",ylab="Counts", xlab="Time")
legend <- colnames(model4)[3:6]
legend("right", legend=legend, col=3:6, lty = 1)
Z1 <-model4[,4]/5

Y1 <-vector(length = 365)
for (i in 1:365){
  #Y1[i]<- rlnorm(1,log(Z1[i,]/5),tau1)
  Y1[i]<- rpois(1,Z1[i]/5)
}

plot(Y1,type='p',ylab="Daily incidence Y",xlab="time",col="darkred",main="Covid_OU model generated observation with Lognormal distribution")
lines(Y1,col="darkblue")  
write.csv(Y1,"covidoudg_y4.csv")
write.csv(model4,"covidoudg_model4.csv")
## ---- chunk 17
#Covid OU full model data generation-method 1-Binomial
rm(list=ls())
require(deSolve)
set.seed(533) #533 536

N=52196381

#Simulate an O-U Process
ornstein_uhlenbeck <- function(n,theta,sigma,x0,lens,mu,e){
  dt <- 1
  x<-vector(length=lens)
  for (i in 1:n) {
    if (i==1){x[i]=x0}
    else{
      x[i]  <-  x[i-1] + theta*(mu[i-1]-x[i-1])*dt + sigma*e[i-1]}
  }
  
  return(x)
}
tims=365
times = 1:tims
  
  mu = vector(length=tims) 
  for (t in 1:tims) {
    if (t <= 120){
      mu[t]=-0.02      }                    #No lock-down policy
    else {mu[t]=-0.2-0.02 }                 #Lock-down policy
  }
  mu = ts(mu)
  plot(mu,type='l')
  e = rnorm(n = length(times) , sd = 1)
  plot(e,type='l')
  x = ornstein_uhlenbeck(tims, theta=0.05, sigma=sqrt(0.004), x0=0, tims,mu,e)
  plot(x,type='p',ylab=TeX(r"(OU process $X_{t}$)"),xlab="Time",col="darkred",main=TeX(r"(Generated OU process: $\theta=0.05$, $sigma=sqrt(0.004)$, $x_{0}=0$)"))
  lines(x,col="darkblue")
  abline(v=121, col="red")
axis(1, at=121,labels=121, col.axis="red", las=2)
# write.csv(x,"covidoudg_x1.csv")
beta<- exp(x)
plot(beta,type='p',ylab=TeX(r"(Transmission rate $\beta$)"),xlab="time",col="darkred",main="COVIDOU model generated transmission rate")
lines(beta,col="darkblue")
abline(v=121, col="red")
axis(1, at=121,labels=121, col.axis="red", las=2)
tt1 <-expression('lockdown policy start')
text(80,0.6,tt1,col="red")
# write.csv(beta,"covidoudg_beta1.csv")
#Main ODE Model
  Covid_OU <- function(time, current_state, params){
    
    with(as.list(c(current_state, params)),{
      
      N <- S+E+I+R
      dt <- 1
      dS <- -exp(x[t])*S*(E+0.1*I)/N
      dE <- exp(x[t])*S*(E+0.1*I)/N - E*(1/k+1/gamma)
      dI <- E/k-I*(1/gamma+0.0087)
      dR <- (I+E)/gamma+0.0087*I
      
      return(list(c( dt, dS, dE, dI, dR)))
    })
  }
params <- c(k=5, gamma=9,x=x)   #Trial: k=5 & gamma=5; k=7 & gamma=5

# initial_state<- c(t=1, S=S, E=E, I=I, R=R)
initial_state <- c(t=1,S=N-1, E=1, I=0, R=0)
model4 <- ode(initial_state, times, Covid_OU, params)

summary(model4)


matplot(model4, type="l", lty=1, main="Generated COVID_OU Model Trajectories",ylab="Counts", xlab="Time")
legend <- colnames(model4)[3:6]
legend("right", legend=legend, col=3:6, lty = 1)
Z1 <-floor(model4[,4]/5)

Y1 <-vector(length = 365)
for (i in 1:365){
  Y1[i]<- rbinom(1,Z1[i],1/5)
}

plot(Y1,type='p',ylab="Daily incidence Y",xlab="time",col="darkred",main="Covid_OU model generated observation with Lognormal distribution")
lines(Y1,col="darkblue")  
# write.csv(Y1,"covidoudg_y1.csv")
# write.csv(model4,"covidoudg_model1.csv")
## ---- chunk 18
#Covid OU full model data generation-method 1-NegBinomial
rm(list=ls())
require(deSolve)
set.seed(533) #533 536

N=52196381

#Simulate an O-U Process
ornstein_uhlenbeck <- function(n,theta,sigma,x0,lens,mu,e){
  dt <- 1
  x<-vector(length=lens)
  for (i in 1:n) {
    if (i==1){x[i]=x0}
    else{
      x[i]  <-  x[i-1] + theta*(mu[i-1]-x[i-1])*dt + sigma*e[i-1]}
  }
  
  return(x)
}
tims=365
times = 1:tims
  
  mu = vector(length=tims) 
  for (t in 1:tims) {
    if (t <= 120){
      mu[t]=-0.02      }                    #No lock-down policy
    else {mu[t]=-0.2-0.02 }                 #Lock-down policy
  }
  mu = ts(mu)
  plot(mu,type='l')
  e = rnorm(n = length(times) , sd = 1)
  plot(e,type='l')
  x = ornstein_uhlenbeck(tims, theta=0.05, sigma=sqrt(0.004), x0=0, tims,mu,e)
  plot(x,type='p',ylab=TeX(r"(OU process $X_{t}$)"),xlab="Time",col="darkred",main=TeX(r"(Generated OU process: $\theta=0.05$, $sigma=sqrt(0.004)$, $x_{0}=0$)"))
  lines(x,col="darkblue")
  abline(v=121, col="red")
axis(1, at=121,labels=121, col.axis="red", las=2)
# write.csv(x,"covidoudg_x1.csv")
beta<- exp(x)
plot(beta,type='p',ylab=TeX(r"(Transmission rate $\beta$)"),xlab="time",col="darkred",main="COVIDOU model generated transmission rate")
lines(beta,col="darkblue")
abline(v=121, col="red")
axis(1, at=121,labels=121, col.axis="red", las=2)
tt1 <-expression('lockdown policy start')
text(80,0.6,tt1,col="red")
# write.csv(beta,"covidoudg_beta1.csv")
#Main ODE Model
  Covid_OU <- function(time, current_state, params){
    
    with(as.list(c(current_state, params)),{
      
      N <- S+E+I+R
      dt <- 1
      dS <- -exp(x[t])*S*(E+0.1*I)/N
      dE <- exp(x[t])*S*(E+0.1*I)/N - E*(1/k+1/gamma)
      dI <- E/k-I*(1/gamma+0.0087)
      dR <- (I+E)/gamma+0.0087*I
      
      return(list(c( dt, dS, dE, dI, dR)))
    })
  }
params <- c(k=5, gamma=9,x=x)   #Trial: k=5 & gamma=5; k=7 & gamma=5

# initial_state<- c(t=1, S=S, E=E, I=I, R=R)
initial_state <- c(t=1,S=N-1, E=1, I=0, R=0)
model4 <- ode(initial_state, times, Covid_OU, params)

summary(model4)


matplot(model4, type="l", lty=1, main="Generated COVID_OU Model Trajectories",ylab="Counts", xlab="Time")
legend <- colnames(model4)[3:6]
legend("right", legend=legend, col=3:6, lty = 1)
Z1 <-floor(model4[,4]/5)

Y1 <-vector(length = 365)
for (i in 1:365){
  Y1[i]<- rnbinom(n=1,size=Z1[i],prob=1/5)
}

plot(Y1,type='p',ylab="Daily incidence Y",xlab="time",col="darkred",main="Covid_OU model generated observation with Lognormal distribution")
lines(Y1,col="darkblue")  
# write.csv(Y1,"covidoudg_y1.csv")
# write.csv(model4,"covidoudg_model1.csv")
## ---- chunk 19
#fixed all parameters
